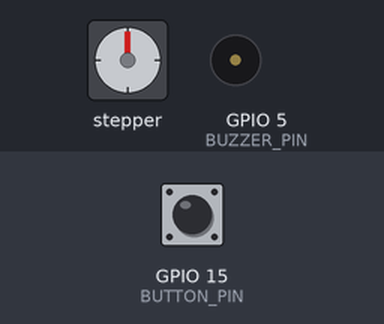
This sketch was run on a simulated ESP32. Parts: stepper motor, buzzer (waves = sounding, pin HIGH). Wiring (from diagram.json): stepper motor driver (200 steps per turn assumed): step GPIO 18; direction GPIO 19. Inputs (shaded band) come from the test bench; at power-on: GPIO 15 (BUTTON_PIN) HIGH. The local clock reads 2024-03-15 10:24:30 at power-on unless the sketch sets it; pins used as bus, display or sensor lines are not drawn; what the sketch prints to the serial monitor is not drawn.

Above: at 1.5 s.
1.6 s: GPIO 15 (BUTTON_PIN) pulled LOW for 0.6 s
At 3.3 s:
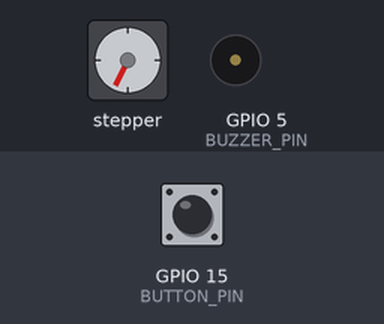
At 14.1 s:
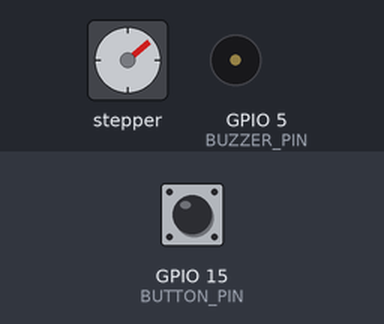
Timing chart, 0 to 14.6 s (numbered marks = the images above; inputs shaded):
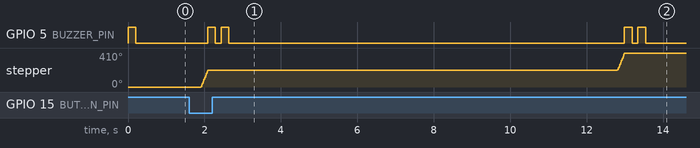

The sketch:

sketch.ino
```cpp
#include <Wire.h>
#include <RTClib.h>

// ── Pin Definitions (ESP32) ──────────────────────────
#define STEP_PIN    18
#define DIR_PIN     19
#define BUTTON_PIN  15
#define BUZZER_PIN  5

// ── RTC ─────────────────────────────────────────────
RTC_DS1307 rtc;

// ── Settings ─────────────────────────────────────────
// Wokwi stepper = 800 steps/rev, 7 slots → 800/7 ≈ 114
int stepsPerSlot = 114;

// ── System Config ───────────────────────────────────
struct SystemConfig {
  int stepsPerSlot;
  int dosesPerDay;
};

SystemConfig config = {
  114,
  3
};

// ── Dose Schedule ───────────────────────────────────
struct Dose {
  int hour;
  int minute;
  bool taken;
};

Dose doses[3] = {
  {0, 0, false},
  {0, 1, false},
  {0, 2, false}
};

const int numDoses = sizeof(doses) / sizeof(doses[0]);
int lastDay = -1;

bool timerStarted    = false;
bool buttonStarted   = false;
unsigned long previousMillis = 0;
unsigned long simInterval    = 10000; // 10s for simulation

// ── Buzzer beep ──────────────────────────────────────
void beep(int times) {
  for (int i = 0; i < times; i++) {
    digitalWrite(BUZZER_PIN, HIGH);
    delay(200);
    digitalWrite(BUZZER_PIN, LOW);
    delay(150);
  }
}

// ── Rotate one pill slot ─────────────────────────────
void rotateSlot() {
  Serial.println(">> Rotating slot...");
  for (int i = 0; i < stepsPerSlot; i++) {
    digitalWrite(STEP_PIN, HIGH);
    delayMicroseconds(800);
    digitalWrite(STEP_PIN, LOW);
    delayMicroseconds(800);
  }
  beep(2);
  Serial.println(">> Pill dispensed!");
}

void setup() {
  Serial.begin(115200);

  pinMode(STEP_PIN,   OUTPUT);
  pinMode(DIR_PIN,    OUTPUT);
  pinMode(BUZZER_PIN, OUTPUT);
  pinMode(BUTTON_PIN, INPUT_PULLUP);

  digitalWrite(DIR_PIN, HIGH);
  digitalWrite(BUZZER_PIN, LOW);
  digitalWrite(STEP_PIN, LOW);

  // ── RTC Init ─────────────────────────────────────
  Wire.begin(21, 22); // ESP32 default SDA=21, SCL=22
  if (!rtc.begin()) {
    Serial.println("ERROR: RTC not found!");
  } else {
    if (!rtc.isrunning()) {
      Serial.println("RTC not running — setting time to compile time");
      rtc.adjust(DateTime(F(__DATE__), F(__TIME__)));
    }
    Serial.println("RTC OK");
  }

  beep(1);
  Serial.println("Automatic Pill Dispenser Ready");
}

void loop() {
  // ── Button: manual dispense / start system ────────
  if (digitalRead(BUTTON_PIN) == LOW && !buttonStarted) {
    delay(50);
    if (digitalRead(BUTTON_PIN) == LOW) {
      Serial.println("Button pressed — manual dispense");
      rotateSlot();
      buttonStarted  = true;
      timerStarted   = true;
      previousMillis = millis();
      while (digitalRead(BUTTON_PIN) == LOW);
    }
  }

  // ── RTC-based automatic dispensing ───────────────
  DateTime now = rtc.now();

  // Reset daily flags at midnight
  if (now.day() != lastDay) {
    for (int i = 0; i < numDoses; i++) {
      doses[i].taken = false;
    }
    lastDay = now.day();
  }

  for (int i = 0; i < numDoses; i++) {
    if (!doses[i].taken &&
        now.hour() == doses[i].hour &&
        now.minute() == doses[i].minute &&
        now.second() < 5) {

      Serial.print("RTC Alarm — dispensing dose ");
      Serial.println(i + 1);

      rotateSlot();
      doses[i].taken = true;
    }
  }

  // ── Simulation fallback (timed, no RTC needed) ────
  if (timerStarted) {
    unsigned long currentMillis = millis();

    if (currentMillis - previousMillis >= simInterval) {
      Serial.println("Sim timer — dispensing next pill");
      rotateSlot();
      previousMillis = currentMillis;
    }
  }

  delay(500);
}
```

Measured:
- after the input at 1.6 s, GPIO 5 (BUZZER_PIN): LOW → HIGH after 0.49 s, → LOW 0.20 s later, → HIGH 0.15 s later, → LOW 0.20 s later, … (8 changes in this stretch); stepper: turns 205° clockwise in 0.18 s, then 205° clockwise in 0.18 s
